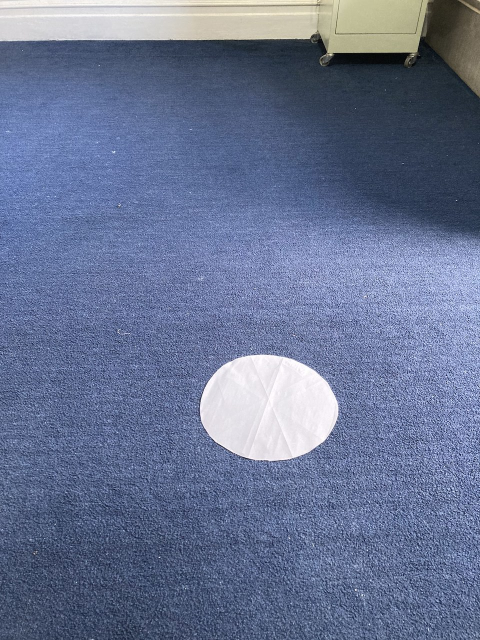
#> input picture Practice data/Calibration testing/floe_d260mm.jpg, 960 x 1280 px, found by its file name (shown at 1/2 size)
$ python Test_calibration.py
#> lines starting #> are read from the running program, lines starting #| are printed output that depends on the picture; after the words box and inside, x2 and y2 are one past the last pixel; in counts of white or black regions, pixels touching at a corner belong together
### SEA_ICE_Functions.py
import numpy as np
import cv2
import matplotlib.pyplot as plt
from tqdm.notebook import tqdm
import logging
import math
import statistics
import time

# Configure logging to write to a log file
logging.basicConfig(
    level=logging.INFO,
    filename='sea_ice_data.log',
    filemode='w',
    format='%(asctime)s - %(levelname)s - %(message)s'
)

# [44 lines left out: functions get_meta_data, get_first_frame, nothing, not called in this run]

def initial_perspective_transform(imagefile):
    """
    This function is used to set the perspective transform of the first frame of the video
    :param imagefile: path of the first frame of the video
    :return: transformed image, scaling factor, x shift number of pixels, y shift number of pixels, width of transformed image, height of transformed image
    """

    # Read in image
    image = cv2.imread(imagefile)

    # Sizing in original image
    h, w, c = image.shape

    x = int(w/2)
    y = int(h/5)
    length = 25

    # Sizing off the trapazoid based of the camera angle above open ocean
    # The back horizontal line are what the other lines are based off
    orth_x = 10/5
    orth_y = 214/125

    # Create a black image, a window
    # Output image size
    cv2.namedWindow('image', cv2.WINDOW_AUTOSIZE)

    # Create a trackbar for scale
    cv2.createTrackbar("scale", "image", 1, 50, nothing)
    # Create a trackbar for x position
    cv2.createTrackbar("x shift", "image", 100, 1500, nothing)
    # Create a trackbar for y position
    cv2.createTrackbar("y shift", "image", 50, 1000, nothing)

    while 1:
        # Read in image
        img = cv2.imread(imagefile)

        # Get trackbar positions
        factor = cv2.getTrackbarPos("scale", "image")
        x = cv2.getTrackbarPos("x shift", "image")
        y = cv2.getTrackbarPos("y shift", "image")

        # Pixel values in original image
        T_L = [(x - (length * factor) / 2), y]
        T_R = [(x + (length * factor) / 2), y]
        B_L = [(x - (length * factor * orth_x) / 2), (y + (length * factor * orth_y))]
        B_R = [(x + (length * factor * orth_x) / 2), (y + (length * factor * orth_y))]

        # Create point matrix
        point_matrix = np.float32([T_L, T_R, B_L, B_R])

        # Draw lines to combine the points
        cv2.line(img, (int(T_L[0]), int(T_L[1])), (int(T_R[0]), int(T_R[1])), (0, 0, 255), 2)
        cv2.line(img, (int(B_L[0]), int(B_L[1])), (int(T_L[0]), int(T_L[1])), (0, 0, 255), 2)
        cv2.line(img, (int(B_R[0]), int(B_R[1])), (int(B_L[0]), int(B_L[1])), (0, 0, 255), 2)
        cv2.line(img, (int(B_R[0]), int(B_R[1])), (int(T_R[0]), int(T_R[1])), (0, 0, 255), 2)

        k = cv2.waitKey(1) & 0xFF

        if k == 27:
            print("done with K")
            break
        img = cv2.imshow('image', img)


    # Output image size of transformed image
    width, height = int(length * factor * 2), int(length * factor * 12 / 5)

    # Desired points value in output images
    converted_T_L = [0, 0]
    converted_T_R = [width, 0]
    converted_B_L = [0, height]
    converted_B_R = [width, height]

    # Convert points
    converted_points = np.float32([converted_T_L, converted_T_R,
                                   converted_B_L, converted_B_R])

    # perspective transform
    perspective_transform = cv2.getPerspectiveTransform(point_matrix, converted_points)
    image_trans = cv2.warpPerspective(image, perspective_transform, (width, height))
    cv2.imwrite(str("image_trans.jpg"), image_trans)
    cv2.imshow("transformed Image", image_trans)
    cv2.waitKey(0)

    cv2.destroyAllWindows()

    return image_trans, factor, x, y, width, height

# [51 lines left out: function perspective_transform, not called in this run]

def set_threshold():
    """
    This function is used to set the threshold for the ice concentration
    :return: the threshold value
    """

    # Create a black image, a window
    width, height = 500, 600
    cv2.namedWindow('image')

    # Create a trackbar for threshold
    cv2.createTrackbar("threshold", "image", 127, 255, nothing)

    # Kernal for opening
    kernal = np.ones((5, 5), np.uint8)

    while 1:
        # Read in image
        img = cv2.imread("image_trans.jpg")  # np.zeros((300,512,3), np.uint8) #

        # Convert to grayscale
        imgray = cv2.cvtColor(img, cv2.COLOR_BGR2GRAY)

        # Get trackbar position
        threshold = cv2.getTrackbarPos("threshold", "image")

        # Select the font
        font = cv2.FONT_HERSHEY_SIMPLEX

        # Find threshold
        ret, thresh = cv2.threshold(imgray, threshold, 4, 0)  # detect only the specified range

        # Opening
        thresh = cv2.morphologyEx(thresh, cv2.MORPH_OPEN, kernal)

        # Find contours
        contours, hierarchy = cv2.findContours(thresh, cv2.RETR_EXTERNAL, cv2.CHAIN_APPROX_NONE)  # Only retrieves the extreme outer contours

        con_area = []
        for j in contours:
            area = cv2.contourArea(j)

            if area > 200:
                con_area.append(area / 700)

        # Draw contours
        cv2.drawContours(img, contours, -1, (255, 0, 0), 1)

        cv2.putText(img, str("Number of contours = " + str(len(con_area))), (50, 100), font, 0.8, (0, 0, 255))
        cv2.putText(img, str("Ice concentration in % =" + str(round(100 * (sum(con_area)) / ((img.shape[0]) * img.shape[1] / 700), 2))), (50, 130), font, 0.8,(0, 0, 255))

        k = cv2.waitKey(1) & 0xFF

        if k == 27:
            print("done with K")
            break
        img = cv2.imshow('image', img)

    cv2.destroyAllWindows()

    return threshold

# [340 lines left out: functions find_outliers, analysis, create_video, plotting, capture_image, not called in this run]

### Test_calibration.py
from SEA_ICE_Functions import *

def main():
    pixel_area_ratio = float(input("Enter the pixel area ratio of the test subject: "))
#> the answer given: 100

    # capture image from the camera
    # frame, frame_path = capture_image()

    # Alternatively, use a downloaded picture
    frame_path = "/Users/oscarliss/Desktop/LSSOSC001_MEC4128S/Practice data/Calibration testing/floe_d260mm.jpg"

    # Perspective transform
    image_trans, factor, x, y, width, height = initial_perspective_transform(frame_path)
#> in initial_perspective_transform, image is the input picture: shape (1280, 960, 3); mean B, G, R 147, 115.6, 103.4
#> in initial_perspective_transform, `cv2.line(img, (int(T_L[0]), int(T_L[1])), (int(T_R[0]), int(T_R[1])), ..`: img: shape (1280, 960, 3); 0.01% of pixels changed, all inside (x1, y1, x2, y2) = (86, 49, 114, 52)
#> in initial_perspective_transform, `cv2.line(img, (int(B_L[0]), int(B_L[1])), (int(T_L[0]), int(T_L[1])), ..`: img: shape (1280, 960, 3); mean B, G, R 147, 115.6, 103.4
#> in initial_perspective_transform, `cv2.line(img, (int(B_R[0]), int(B_R[1])), (int(B_L[0]), int(B_L[1])), ..`: img: shape (1280, 960, 3); mean B, G, R 146.9, 115.6, 103.4
#> in initial_perspective_transform, `cv2.line(img, (int(B_R[0]), int(B_R[1])), (int(T_R[0]), int(T_R[1])), ..`: img: shape (1280, 960, 3); mean B, G, R 146.9, 115.6, 103.5
#> (key Esc is pressed here)
#> in initial_perspective_transform, `image_trans = cv2.warpPerspective(image, perspective_transform, (width..`:
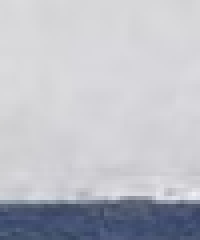
#> image_trans: shape (60, 50, 3) (shown 4 times larger); mean B, G, R 199.1, 191.2, 189.6
#> factor = 1; x = 100; y = 50; width = 50; height = 60

    # Set threshold
    threshold = set_threshold()
#> in set_threshold, `imgray = cv2.cvtColor(img, cv2.COLOR_BGR2GRAY)`:
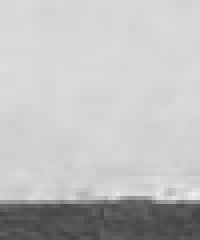
#> imgray: shape (60, 50) (shown 4 times larger); min 67, max 238, mean 191.6
#> in set_threshold, `ret, thresh = cv2.threshold(imgray, threshold, 4, 0)`:
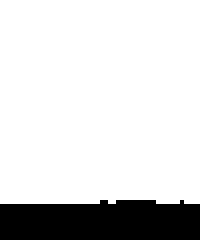
#> thresh: shape (60, 50) (shown 4 times larger); values 0 (black) and 4 (white), 84.6% white; 1 black region, box (x1, y1, x2, y2) and area: (0, 50, 50, 60) 463
#> in set_threshold, `ret, thresh = cv2.threshold(imgray, threshold, 4, 0)`: ret = 127
#> in set_threshold, `thresh = cv2.morphologyEx(thresh, cv2.MORPH_OPEN, kernal)`: thresh: shape (60, 50); values 0 (black) and 4 (white), 84.5% white; 1 black region
#> in set_threshold, `contours, hierarchy = cv2.findContours(thresh, cv2.RETR_EXTERNAL, cv2...`: contours = 1 contour; box (x1, y1, x2, y2) and area: (0, 0, 50, 51) 2435
#> the loop in set_threshold, `for j in contours:` made 1 pass
#> area on pass 1: 2435
#> after the loop in set_threshold, `for j in contours:`: con_area = [3.48]
#> in set_threshold, `cv2.drawContours(img, contours, -1, (255, 0, 0), 1)`:
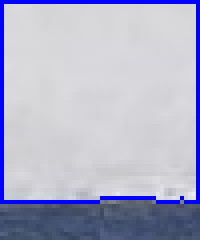
#> img: shape (60, 50, 3) (shown 4 times larger); mean B, G, R 202.4, 178.1, 176.6
#> (key Esc is pressed here)

    # Convert to grayscale
    imgray = cv2.cvtColor(image_trans, cv2.COLOR_BGR2GRAY)

    # Find threshold
    ret, thresh = cv2.threshold(imgray, threshold, 4, 0)  # detect only the specified range
#> thresh: shape (60, 50); values 0 (black) and 4 (white), 84.5% white; 1 black region
#> ret = 127

    # Find contours
    contours, hierarchy = cv2.findContours(thresh, cv2.RETR_EXTERNAL, cv2.CHAIN_APPROX_NONE)
#> contours = 1 contour; box (x1, y1, x2, y2) and area: (0, 0, 50, 51) 2436

    # Initialize variables to keep track of the largest contour and its area
    largest_contour = None
    largest_area = 0

    # Iterate through the contours to find the largest one
    for contour in contours:
        area = cv2.contourArea(contour)
        if area > largest_area:
            largest_area = area
            largest_contour = contour
#> this loop made 1 pass
#> (area, largest_area) on pass 1: (2436, 2436)
#> after the loop, largest_area = 2436; largest_contour = contour of 198 points, box (x1, y1, x2, y2) (0, 0, 50, 51), area 2436

    real_area = pixel_area_ratio * largest_area
#> real_area = 243600
    print("The area in m^2 of the subject is:", real_area)
#| The area in m^2 of the subject is: 243600.0

    # Draw contours inliers
    cv2.drawContours(image_trans, largest_contour, -1, (0, 0, 255), 2)
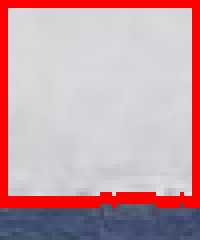
#> image_trans: shape (60, 50, 3) (shown 4 times larger); 14.6% of pixels changed, all inside (x1, y1, x2, y2) = (0, 0, 50, 52)

    cv2.imshow('Test image', image_trans)
    cv2.waitKey(0)


if __name__ == "__main__":
    main()
